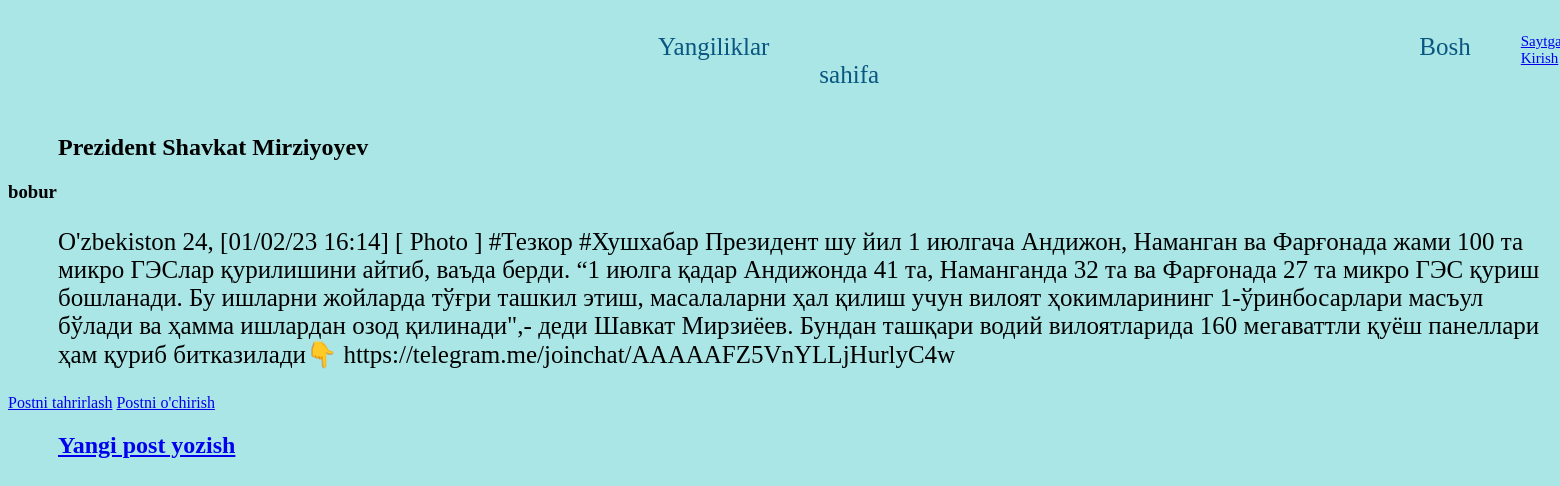
Page /home/post/4/ on the committed database.
### blog/models.py (models this page shows, shortened)
class Post(models.Model):
    title=models.CharField(max_length=150)
    author=models.ForeignKey(
        'auth.user',
        on_delete=models.CASCADE
    )
    body=models.TextField()

### blog/views.py (the view)
# urls.py: path('post/<int:pk>/',DetailPageViews.as_view(),name='post_detail'),
class DetailPageViews(DetailView):
    model=Post
    template_name='post_detail.html'

### templates/post_detail.html
{% extends 'base.html' %}
{% block content %}
<div class="post-entry">
    <h2>{{ post.title }}</h2>
    <h3>{{ post.author }}</h3>
    <p>{{ post.body }}</p>
<a href="{% url 'post_edit' post.pk %}">Postni tahrirlash</a>
<a href="{% url 'post_delete' post.pk %}">Postni o'chirish</a>
{% endblock content %}

### static/css/base.css (style rules this page uses)
* { background-color: rgb(171, 230, 230); }
p { margin-left: 50px; font-size: 25; font-family: italic; }
h2 { margin-left: 50px; font-family: serif; }

### rows in the picture
Post: title "Prezident Shavkat Mirziyoyev", author "bobur", body "O'zbekiston 24, [01/02/23 16:14] [ Photo ] #Тезкор #Хушхабар Президент шу йил 1 июлгача Андижон, Наманган ва Фарғонада жами 100 та микро ГЭСлар қурилишини айтиб, ваъда берди. “1 июлга қадар Андижонда 41 та, Наманганда 32 та ва Фарғонада 27 та микро ГЭС қуриш бошланади. Бу ишларни жойларда тўғри ташкил этиш, масалаларни ҳал қилиш учун вилоят ҳокимларининг 1-ўринбосарлари масъул бўлади ва ҳамма ишлардан озод қилинади\",- деди Шавкат Мирзиёев. Бундан ташқари водий вилоятларида 160 мегаваттли қуёш панеллари ҳам қуриб битказилади👇 https://telegram.me/joinchat/AAAAAFZ5VnYLLjHurlyC4w"
